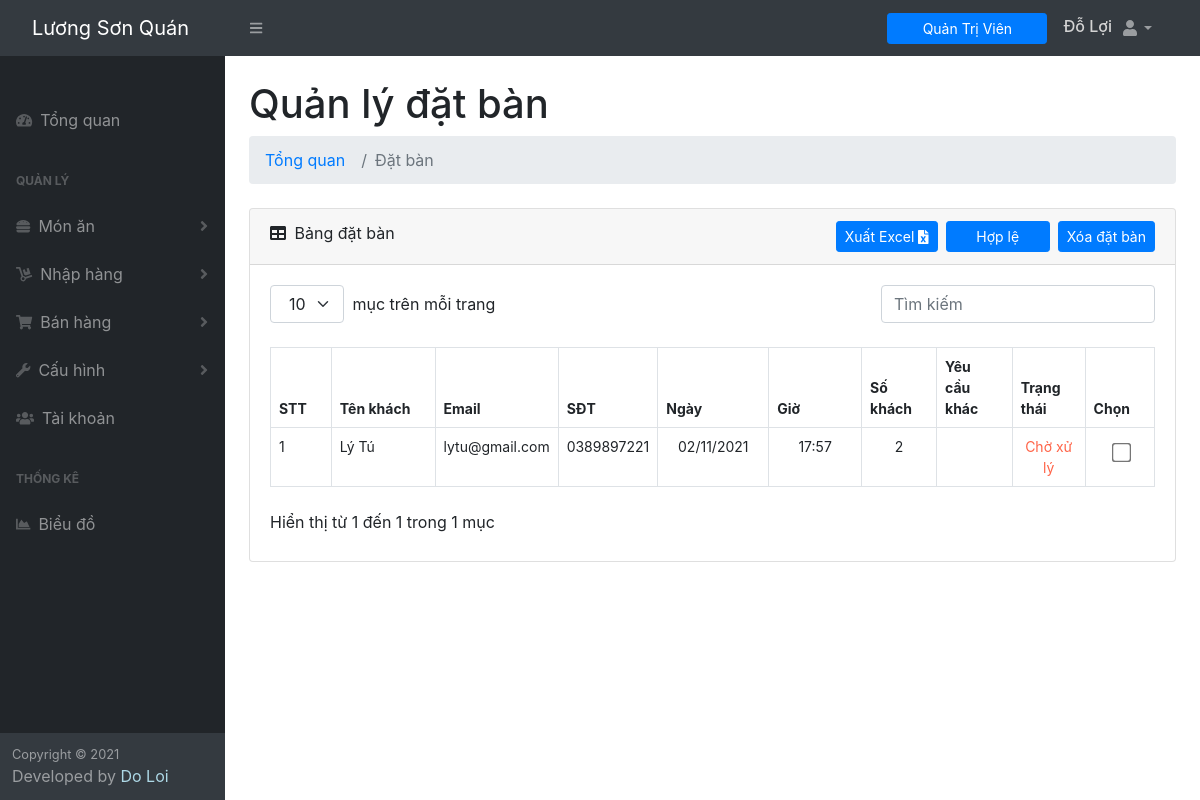
The app's page /admin/book.php (signed in) with its own data.
### tables this page shows
CREATE TABLE `tbl_book` (
  `id` int(11) NOT NULL,
  `name` varchar(255) NOT NULL,
  `email` varchar(255) NOT NULL,
  `phone` varchar(30) NOT NULL,
  `date` date NOT NULL,
  `time` time NOT NULL,
  `quantity` int(11) NOT NULL,
  `request` varchar(255) NOT NULL,
  `status` int(11) NOT NULL DEFAULT 0
);

### lib/database.php (called while the page is built, shortened)
<?php
class Database{
    public $host = DB_HOST;
    public $user = DB_USERNAME;
    public $pass = DB_PASSWORD;
    public $dbname = DB_NAME;
    public $link;
    private function connectDB()
    {
        $this->link = new mysqli($this->host, $this->user, $this->pass, $this->dbname);
    }
    public function select($query)
    {
        $result = $this->link->query($query) or die($this->link->error . __LINE__);
        if ($result->num_rows > 0) {
            return $result;
        } else {
            return false;
        }
    }
}
?>

### classes/book.php (called while the page is built, shortened)
<?php
$filepath = realpath(dirname(__FILE__));
include_once($filepath . '/../lib/database.php');
?>
<?php
class book
{
    private $db;
    public function __construct()
    {
        $this->db = new Database();
    }
    public function show_book()
    {
        $query = "SELECT * FROM tbl_book ORDER BY id DESC";
        $result = $this->db->select($query);
        return $result;
    }
}
?>

### admin/book.php (the view, shortened to what this page needs)
<?php
include '../classes/book.php';
$book = new book();
?>
<!DOCTYPE html>
<html lang="en">
<head>
    <link href="https://cdn.jsdelivr.net/npm/simple-datatables@latest/dist/style.css" rel="stylesheet" />
    <link href="css/styles.css" rel="stylesheet" />
    <link rel="stylesheet" href="../css/bootstrap.min.css">
</head>
<body class="sb-nav-fixed">
    <?php include './inc/header.php' ?>
    <div id="layoutSidenav">
        <?php include './inc/sidebar.php'; ?>
        <div id="layoutSidenav_content">
            <main>
                <div class="container-fluid px-4">
                    <h1 class="mt-4">Quản lý đặt bàn</h1>
                    <ol class="breadcrumb mb-4">
                        <li class="breadcrumb-item"><a href="index.php">Tổng quan</a></li>
                        <li class="breadcrumb-item active">Đặt bàn</li>
                    </ol>
                    <form action="" method="post">
                        <div class="card mb-4">
                            <div class="card-header">
                                <i class="fas fa-table me-1"></i>
                                Bảng đặt bàn
                                <button type="submit" name="delete" class="btn btn-primary btn-sm ml-2" onclick="return confirm('Bạn chắc chắn muốn xóa các mục đã chọn?')" style="float: right;">Xóa đặt bàn</button>
                                <button type="submit" name="allow" class="btn btn-primary btn-sm" style="float: right;width:104px">Hợp lệ</button>
                                <a href="bookExcel.php" class="btn btn-primary btn-sm mr-2" style="float:right">Xuất Excel <i class="fas fa-file-excel"></i></a>
                            </div>
                            <div class="card-body">
                                <table id="datatablesSimple">
                                    <thead>
                                        <tr>
                                            <th>STT</th>
                                            <th>Tên khách</th>
                                            <th>Email</th>
                                            <th>SĐT</th>
                                            <th>Ngày</th>
                                            <th>Giờ</th>
                                            <th>Số khách</th>
                                            <th>Yêu cầu khác</th>
                                            <th>Trạng thái</th>
                                            <th colspan="2">Chọn</th>
                                        </tr>
                                    </thead>
                                    <tbody>
                                        <?php
                                        $show_book = $book->show_book();
                                        if ($show_book) {
                                            $i = 1;
                                            while ($row = $show_book->fetch_assoc()) {
                                        ?>
                                                <tr>
                                                    <td style="width:5%"><?= $i ?></td>
                                                    <td style="width:16%"><?= $row['name'] ?></td>
                                                    <td style="width:10%;text-align: center;"><?= $row['email'] ?></td>
                                                    <td style="width:10%;"><?= $row['phone'] ?></td>
                                                    <td style="text-align: center;width:16%"><?= date("d/m/Y", strtotime($row['date'])) ?></td>
                                                    <td style="text-align: center;width:16%"><?= date("G:i", strtotime($row['time'])) ?></td>
                                                    <td style="text-align: center;width:8%"><?= $row['quantity'] ?></td>
                                                    <td style="width:10%"><?= $row['request'] ?></td>
                                                    <td style="width:10%;text-align: center;">
                                                        <?php
                                                        if ($row['status'] == 0) {
                                                            echo '<span style="color:tomato">Chờ xử lý</span>';
                                                        } elseif ($row['status'] == 1) {
                                                            echo '<span style="color:#33cc33">Đã xử lý</span>';
                                                        }
                                                        ?>
                                                    </td>
                                                    <td style="width:4%;text-align: center;">
                                                        <input type="checkbox" name="select[]" value="<?= $row['id'] ?>" style="transform: scale(1.5);-webkit-transform: scale(1.5);cursor:pointer;margin-top: 10px; margin-left: 4px;">
                                                    </td>
                                                </tr>
                                        <?php
                                                $i++;
                                            }
                                        }
                                        ?>
                                    </tbody>
                                </table>
                            </div>
                        </div>
                </div>
            </main>
        </div>
    </div>
</body>
</html>

### records on screen
tbl_book: name "Lý Tú", email "lytu@gmail.com", phone "0389897221", date "02/11/2021", time "17:57", quantity "2", status "Chờ xử lý"

### other values on screen
Session::get('adminName') "Đỗ Lợi"
